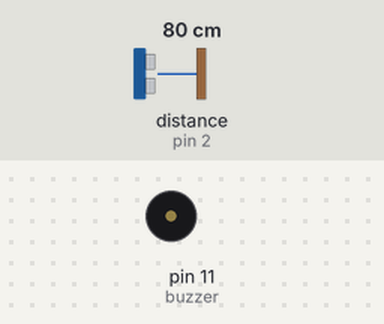
Simulated run of this sketch. Board: Arduino Uno, built with avr-gcc and run on an emulated ATmega328P. Parts: buzzer (waves = sounding, pin HIGH). Wiring (inferred from the names in the program): ultrasonic range finder: trigger pin 3; echo pin 2. The test bench sets the inputs (shaded band); at power-on: distance to the obstacle (sensor on pin 2) 80 cm. The echo pulse lasts 58.3 µs per cm; pins used as bus, display or sensor lines are not drawn.

Above: at 1.2 s.
1.3 s: distance to the obstacle (sensor on pin 2) set to 34 cm
2.8 s: distance to the obstacle (sensor on pin 2) set to 28 cm
At 3.1 s:
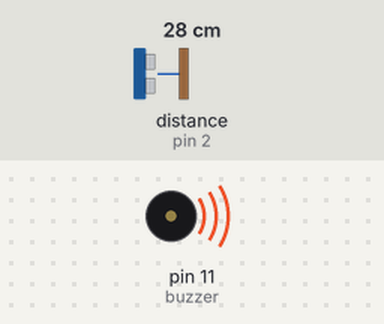
5.8 s: distance to the obstacle (sensor on pin 2) set to 35 cm
At 5.8 s:
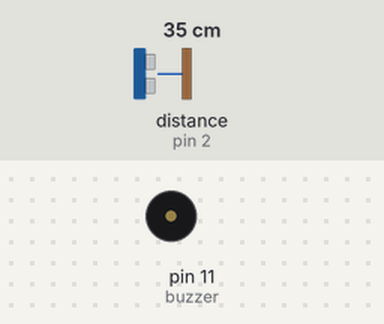
7.3 s: distance to the obstacle (sensor on pin 2) set to 2 cm
At 7.55 s:
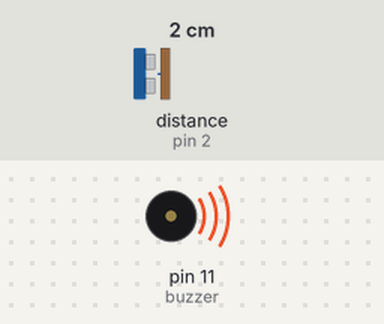
Timing chart, 0 to 11.3 s (numbered marks = the images above; inputs shaded):
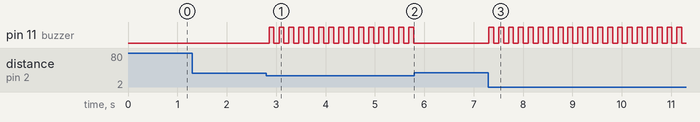

The sketch:

Blind_Stick.ino
```cpp
// (licence header left out)
#define trig 3     // Ultrasonic sensor Trigger pin connected to D3
#define echo 2     // Ultrasonic sensor Echo pin connected to D2
int buzzer = 11;   // Buzzer connected to digital pin 11

void setup() {
  pinMode(trig, OUTPUT);   // Set Trigger pin as OUTPUT
  pinMode(echo, INPUT);   // Set Echo pin as INPUT
  pinMode(buzzer, OUTPUT); // Set Buzzer pin as OUTPUT
}

void loop() {
  // 🔊 Send ultrasonic pulse
  digitalWrite(trig, LOW);
  delayMicroseconds(2);
  digitalWrite(trig, HIGH);
  delayMicroseconds(10);
  digitalWrite(trig, LOW);

  // 📏 Measure echo pulse duration (timeout set to 25ms ~ 4m range)
  long duration = pulseIn(echo, HIGH, 25000);

  // 📐 Convert duration to distance in centimeters
  int distance = duration * 0.034 / 2;

  // 🔔 Beep ONLY when object is very close (within 30 cm)
  if (distance > 0 && distance < 30) {
    digitalWrite(buzzer, HIGH);   // Buzzer ON
    delay(100);
    digitalWrite(buzzer, LOW);    // Buzzer OFF
    delay(100);
  } else {
    digitalWrite(buzzer, LOW);    // Silent when no obstacle nearby
    delay(200);
  }
}
```

Measured:
- the behaviour switches between 31 and 30 cm on distance to the obstacle (sensor on pin 2) (found by bisection; images 0 and 1)
- after the input at 1.3 s, every drawn part: stays the same
- after the input at 2.8 s, pin 11 (buzzer): alternates HIGH for 0.10 s and LOW for 0.10 s, starting after 0.06 s
- after the input at 5.8 s, pin 11 (buzzer): stops changing and stays LOW
- after the input at 7.3 s, pin 11 (buzzer): alternates HIGH for 0.10 s and LOW for 0.10 s, starting at once
